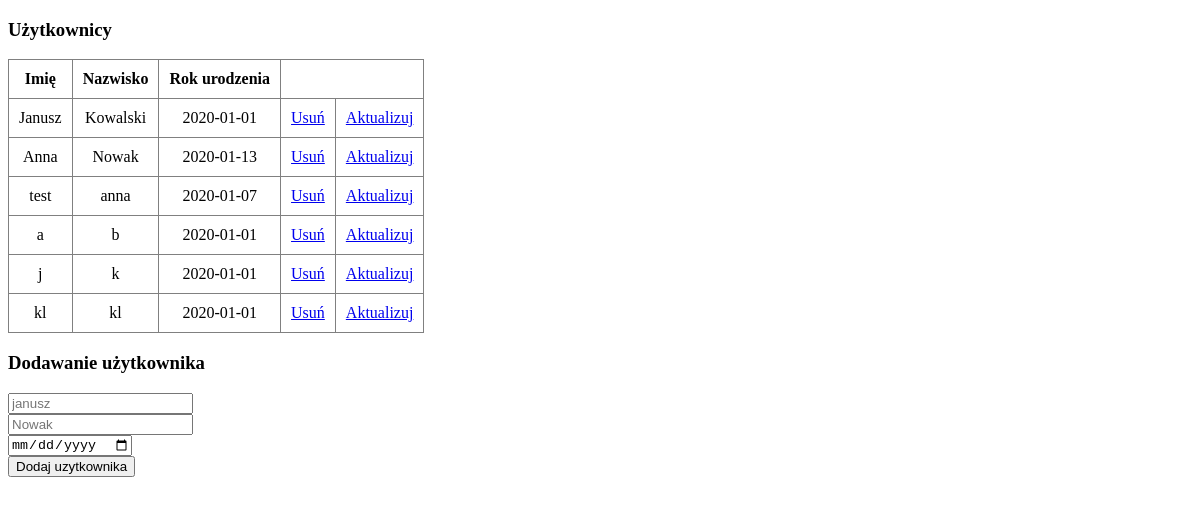
The page / on the database its author committed.
### tables this page shows
CREATE TABLE `user` (
  `id` int(10) UNSIGNED NOT NULL,
  `name` varchar(25) NOT NULL,
  `surname` varchar(40) NOT NULL,
  `birthday` date NOT NULL
);

### index.php (the view, shortened to what this page needs)
<!DOCTYPE html>
<html lang="pl" dir="ltr">
  <head>
    <link rel="stylesheet" href="./css/style.css">
  </head>
  <body>
    <?php
    echo "<h3>Użytkownicy</h3>";
      require_once('./scripts/connect.php');
      $sql = "SELECT * FROM `user`";
      $result = mysqli_query($conn, $sql);
      echo <<<TABLE
        <table>
          <tr>
            <th>Imię</th>
            <th>Nazwisko</th>
            <th>Rok urodzenia</th>
          </tr>
TABLE;
    while ($row = mysqli_fetch_assoc($result)) {
      echo <<<ROW
        <tr>
          <td>$row[name]</td>
          <td>$row[surname]</td>
          <td>$row[birthday]</td>
          <td><a href="./scripts/del_user.php?id=$row[id]">Usuń</a></td>
          <td><a href="./?updateId=$row[id]">Aktualizuj</a></td>
        </tr>
ROW;
    }
  echo "</table>";
echo <<<FORMADDUSER
<h3>Dodawanie użytkownika</h3>
<form action="./scripts/add_user.php" method="post">
  <input type="text" name="name" placeholder="janusz"><br>
  <input type="text" name="surname" placeholder="Nowak"><br>
  <input type="date" name="birthday"><br>
  <input type="submit" value="Dodaj uzytkownika">
</form>
FORMADDUSER;
  ?>
  </body>
</html>

### css/style.css (style rules this page uses)
table, tr, th, td { border: solid 1px grey; border-collapse: collapse; text-align: center; padding: 10px; }

### rows shown on the page
user: name "Janusz", surname "Kowalski", birthday "2020-01-01"
user: name "Anna", surname "Nowak", birthday "2020-01-13"
user: name "test", surname "anna", birthday "2020-01-07"
user: name "a", surname "b", birthday "2020-01-01"
user: name "j", surname "k", birthday "2020-01-01"
user: name "kl", surname "kl", birthday "2020-01-01"
